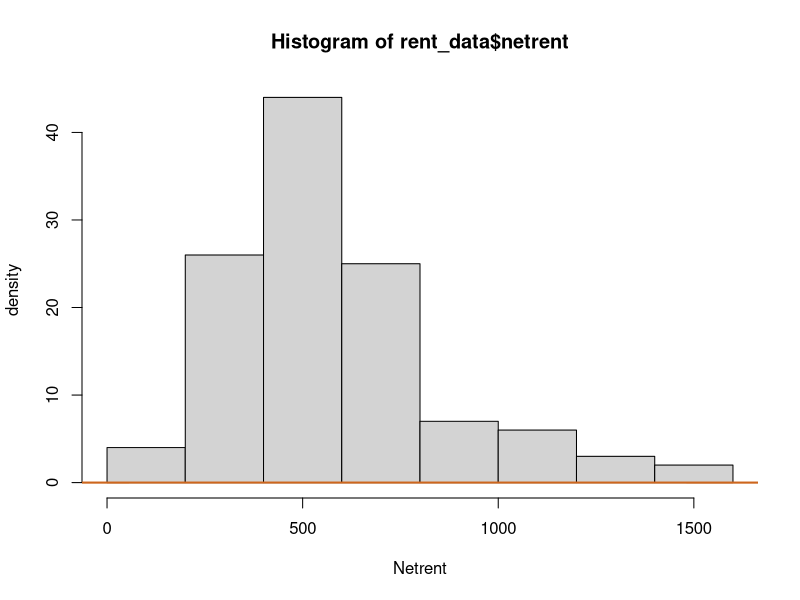
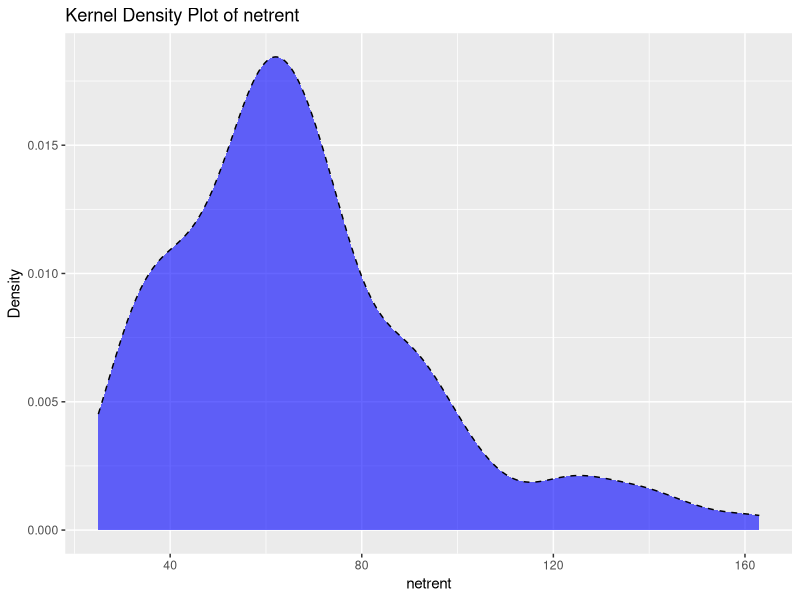
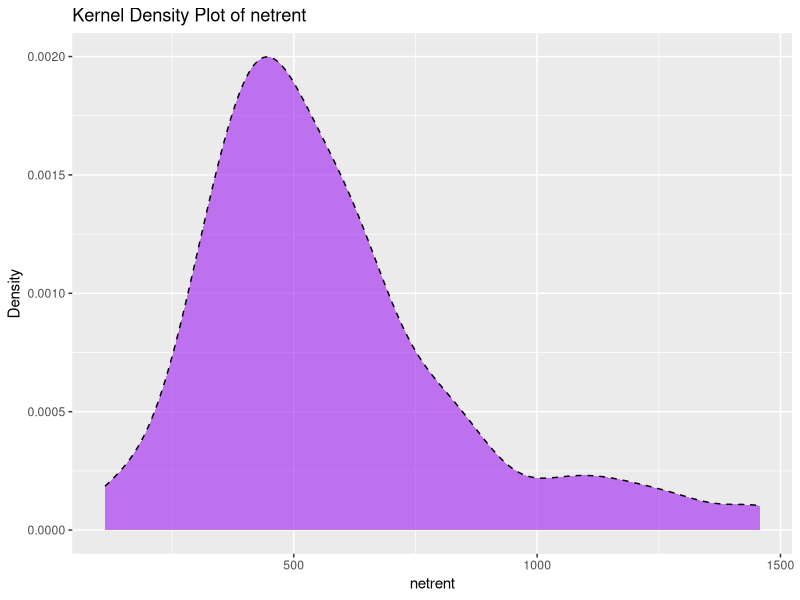
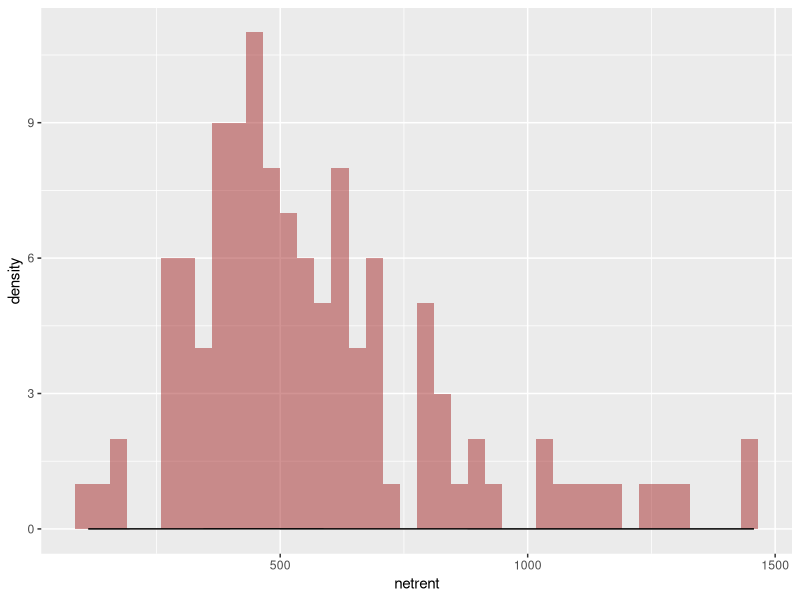
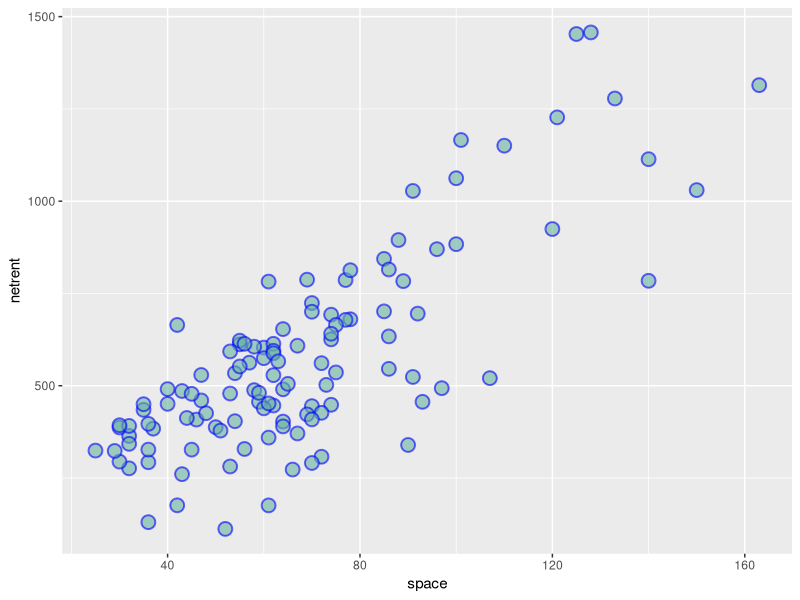
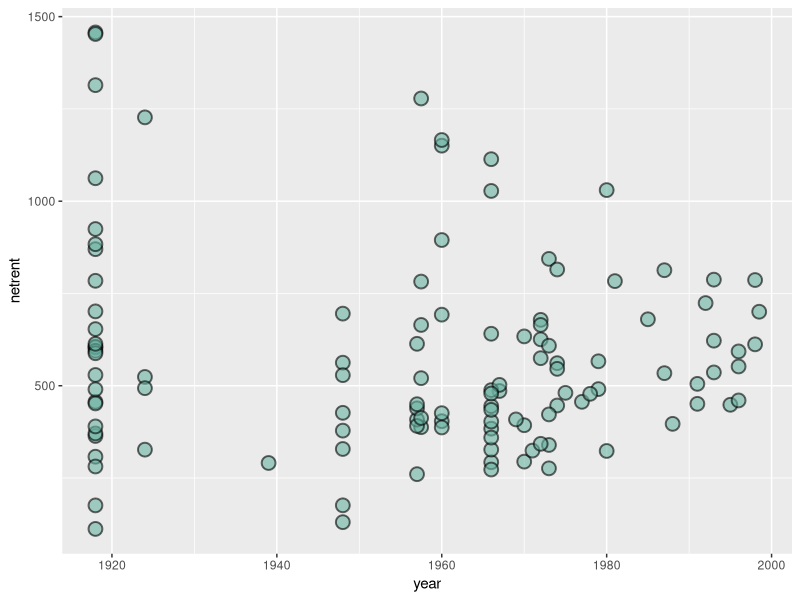

These figures' R source, in order:
# loading the library for plotting
library(ggplot2)

# read the data
rent_data <- read.csv("data/Rent-21998.csv")

# looking at the data
head(rent_data)

# number of rows in the dataset
nrow(rent_data) # 117

# looking at the column names and their types
str(rent_data)

# looking at the column names
names(rent_data)

# let's plot the histograms and kernel density for some of the varibales
hist(rent_data$netrent, xlab = "Netrent", ylab = "density")

# kernel density
lines(density(rent_data$netrent),
      lwd = 2,
      col = "chocolate3")

# den <- density(rent_data$netrent)

ggplot(rent_data, aes(x = space)) +
  geom_density(fill = "blue", alpha = 0.6, linetype="dashed") +
  labs(title = "Kernel Density Plot of netrent",
       x = "netrent",
       y = "Density")


# density plot for the other variables
ggplot(rent_data, aes(x = netrent)) +
  geom_density(fill = "purple", alpha = 0.6, linetype="dashed") +
  labs(title = "Kernel Density Plot of netrent",
       x = "netrent",
       y = "Density")




# histogram for the netrent
ggplot(data = rent_data, aes(x = netrent)) +
  geom_histogram(fill= "brown", alpha=0.5, bins = 40) +
  geom_density(data = rent_data, aes(x = netrent))



# scatter plot for the area and netrent
ggplot(data = rent_data, aes(x = space, y = netrent)) + 
  geom_point(color = "blue",
             fill="#69b3a2",
             shape=21,
             alpha=0.6,
             size=4,
             stroke = 1)

ggplot(data = rent_data, aes(x = year, y = netrent)) + 
  geom_point(
    fill="#69b3a2",
    shape=21,
    alpha=0.6,
    size=4,
    stroke = 1)
